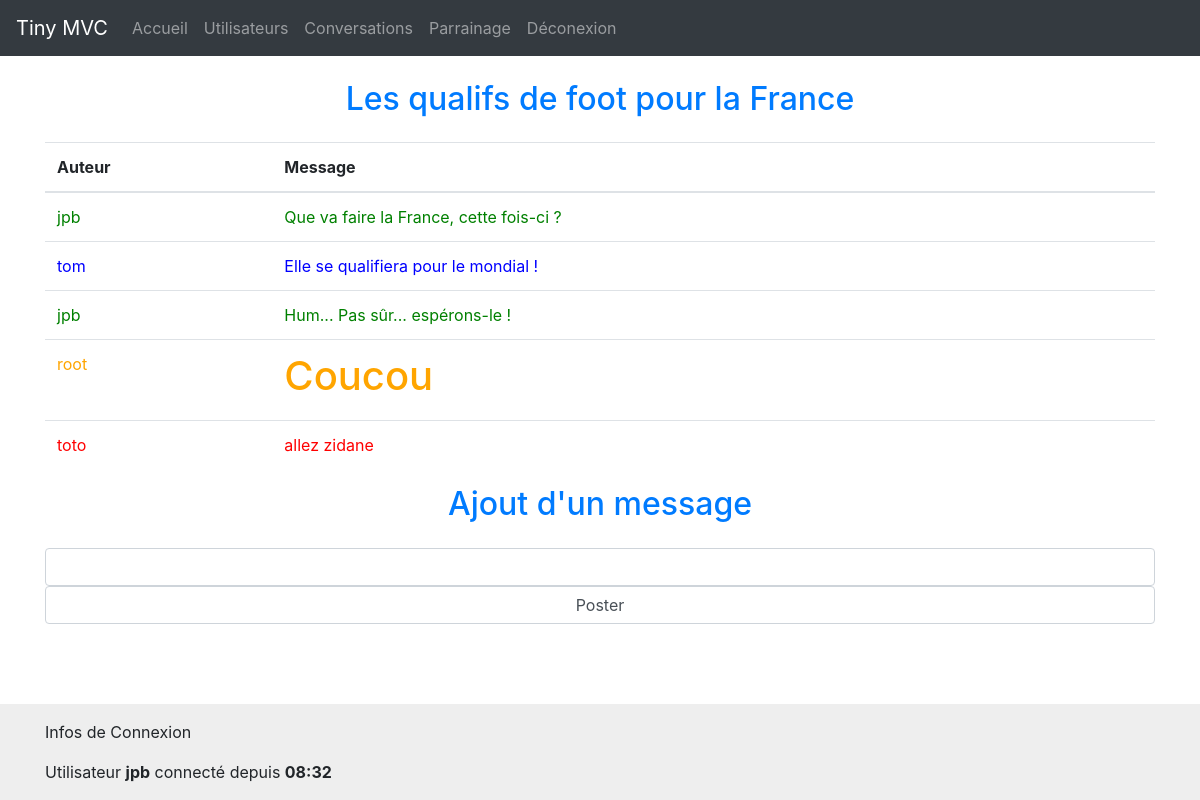
/index.php?view=chat&idConv=2 (signed in), run on the app's committed database.
### tables this page shows
CREATE TABLE `conversations` (
  `id` int(11) NOT NULL COMMENT 'Clé primaire',
  `active` tinyint(1) NOT NULL DEFAULT 1 COMMENT 'indique si la conversation est active',
  `theme` varchar(40) NOT NULL COMMENT 'Thème de la conversation'
);

CREATE TABLE `messages` (
  `id` int(11) NOT NULL COMMENT 'Identifiant du message',
  `idConversation` int(11) NOT NULL COMMENT 'Clé étrangère vers la table des conversations',
  `idAuteur` int(11) NOT NULL COMMENT 'clé étrangère vers la table des auteurs',
  `contenu` varchar(100) NOT NULL COMMENT 'Contenu du message'
);

CREATE TABLE `users` (
  `id` int(11) NOT NULL COMMENT 'clé primaire, identifiant numérique auto incrémenté',
  `pseudo` varchar(20) NOT NULL COMMENT 'pseudo',
  `passe` varchar(20) NOT NULL COMMENT 'mot de passe',
  `blacklist` tinyint(1) NOT NULL DEFAULT 0 COMMENT 'indique si l''utilisateur est en liste noire',
  `admin` tinyint(1) NOT NULL DEFAULT 0 COMMENT 'indique si l''utilisateur est un administrateur',
  `couleur` varchar(10) NOT NULL DEFAULT 'black' COMMENT 'indique la couleur préférée de l''utilisateur, en anglais'
);

### libs/maLibUtils.php (called while the page is built, shortened)
<?php
function valider($nom,$type="REQUEST")
{
	switch($type)
	{
		case 'REQUEST':
		if(isset($_REQUEST[$nom]) && !($_REQUEST[$nom] == ""))
			return proteger($_REQUEST[$nom]);
		break;
		case 'SESSION':
		if(isset($_SESSION[$nom]) && !($_SESSION[$nom] == ""))
			return $_SESSION[$nom];
		break;
	}
	return false;
}
function getValue($nom,$defaut=false,$type="REQUEST")
{
	if (($resultat = valider($nom,$type)) === false)
		$resultat = $defaut;
	return $resultat;
}
function proteger($str)
{
	if (is_array($str))
	{
		$nextTab = array();
		foreach($str as $cle => $val)
		{
			$nextTab[$cle] = addslashes($val);
		}
		return $nextTab;
	}
	else
		return addslashes ($str);
}
?>

### libs/maLibSQL.pdo.php (called while the page is built, shortened)
<?php
function SQLSelect($sql)
{
 	global $BDD_host;
	global $BDD_base;
 	global $BDD_user;
 	global $BDD_password;
	try {
		$dbh = new PDO("mysql:host=$BDD_host;dbname=$BDD_base", $BDD_user, $BDD_password);
	} catch (PDOException $e) {
		die("<font color=\"red\">SQLSelect: Erreur de connexion : " . $e->getMessage() . "</font>");
	}
	$dbh->exec("SET CHARACTER SET utf8");
	$res = $dbh->query($sql);
	$num = $res->rowCount();
	if ($num==0) return false;
	else return $res;
}
function parcoursRs($result)
{
	$result->setFetchMode(PDO::FETCH_ASSOC);
	while ($ligne = $result->fetch())
		$tab[]= $ligne;
	return $tab;
}
?>

### libs/modele.php (called while the page is built, shortened)
<?php
include_once('maLibSQL.pdo.php');
function listerMessages($idConv)
{
    $SQL = "SELECT m.contenu, u.pseudo AS auteur, u.couleur";
    $SQL .= " FROM messages m INNER JOIN users u";
    $SQL .= " ON m.idAuteur = u.id";
    $SQL .= " WHERE m.idConversation='$idConv'";
    $SQL .= " AND u.blacklist=0";
    $SQL .= " ORDER BY m.id ASC";
    return parcoursRs(SQLSelect($SQL));
}
function getConversation($idConv)
{
    $SQL = "SELECT theme, active FROM conversations WHERE id='$idConv'";
    $listConversations = parcoursRs(SQLSelect($SQL));
    if (count($listConversations) == 0) return false;
    else return $listConversations[0];
}

### templates/chat.php (the view, shortened to what this page needs)
<?php
include_once("libs/modele.php");
include_once("libs/maLibUtils.php");
include_once("libs/maLibForms.php");
$idConv = getValue("idConv");
$dataConv = getConversation($idConv);
?>
<h2 class="text-center text-primary mb-4"><?= $dataConv["theme"] ?></h2>
<?php
$messages = listerMessages($idConv);
?>
<table class="table table-hover">
	<thead>
	<tr>
		<th scope="col">Auteur</th>
		<th scope="col">Message</th>
	</tr>
	</thead>
	<tbody>
	<?php foreach ($messages as $message) { ?>
		<tr style="color:<?= $message['couleur']?>">
			<td><?= $message['auteur'] ?></td>
			<td><?= $message['contenu'] ?></td>
		</tr>
		<?php
	} ?>
	</tbody>
</table>
<?php
if ($dataConv["active"])
	if (valider("connecte","SESSION"))
	{
		echo '<h2 class="text-center text-primary mb-4">Ajout d\'un message</h2>'?>
<?php
	}
?>
<?php $content = ob_get_clean();
require 'template.php';
?>

### data on the page
conversations: theme "Les qualifs de foot pour la France"
messages: users.pseudo "jpb", contenu "Que va faire la France, cette fois-ci ?"
messages: users.pseudo "tom", contenu "Elle se qualifiera pour le mondial !"
messages: users.pseudo "jpb", contenu "Hum... Pas sûr... espérons-le !"
messages: users.pseudo "root", contenu "Coucou"
messages: users.pseudo "toto", contenu "allez zidane"

### other printed values
$_SESSION[pseudo] "jpb"
$_SESSION[heureConnexion] "08:32"
